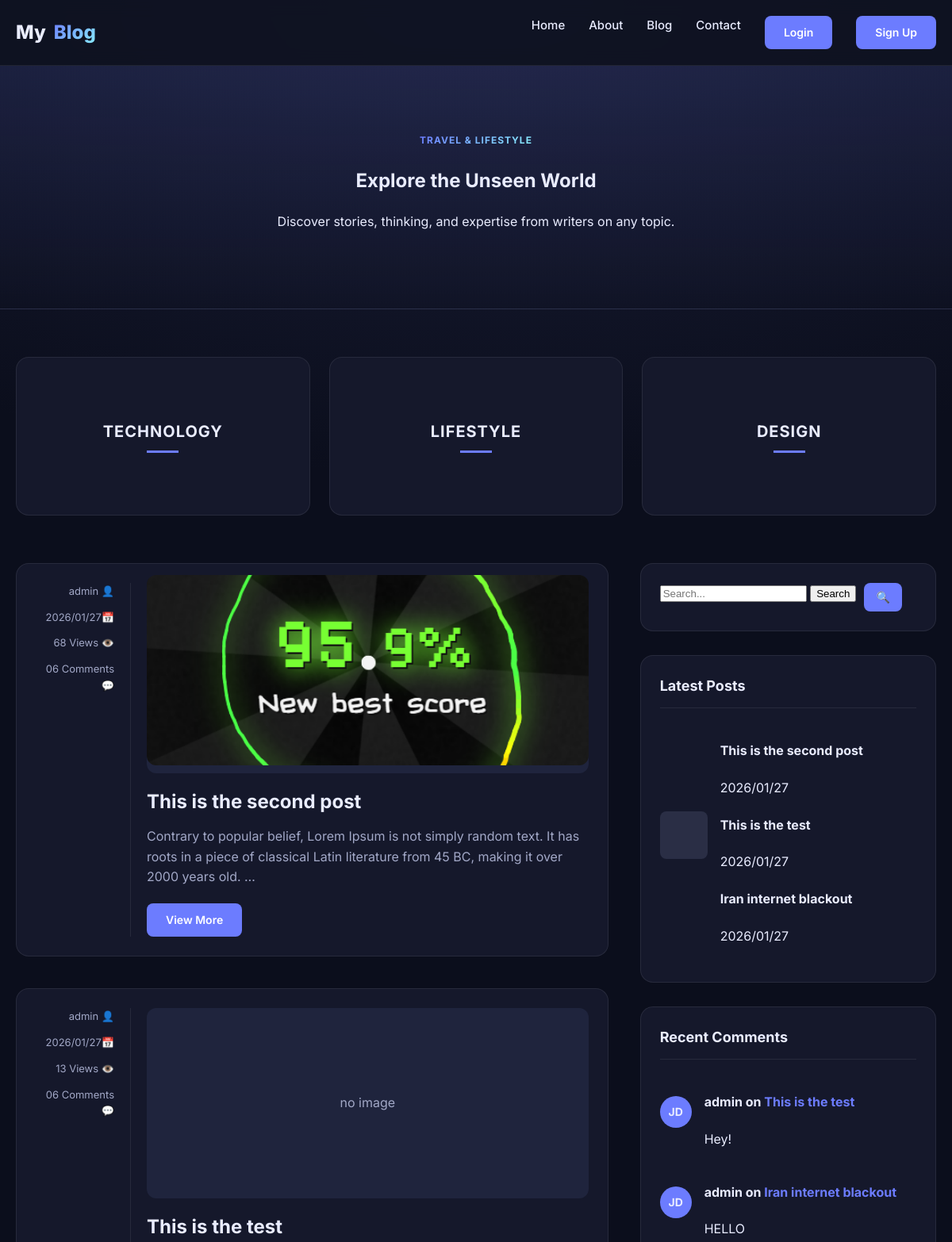
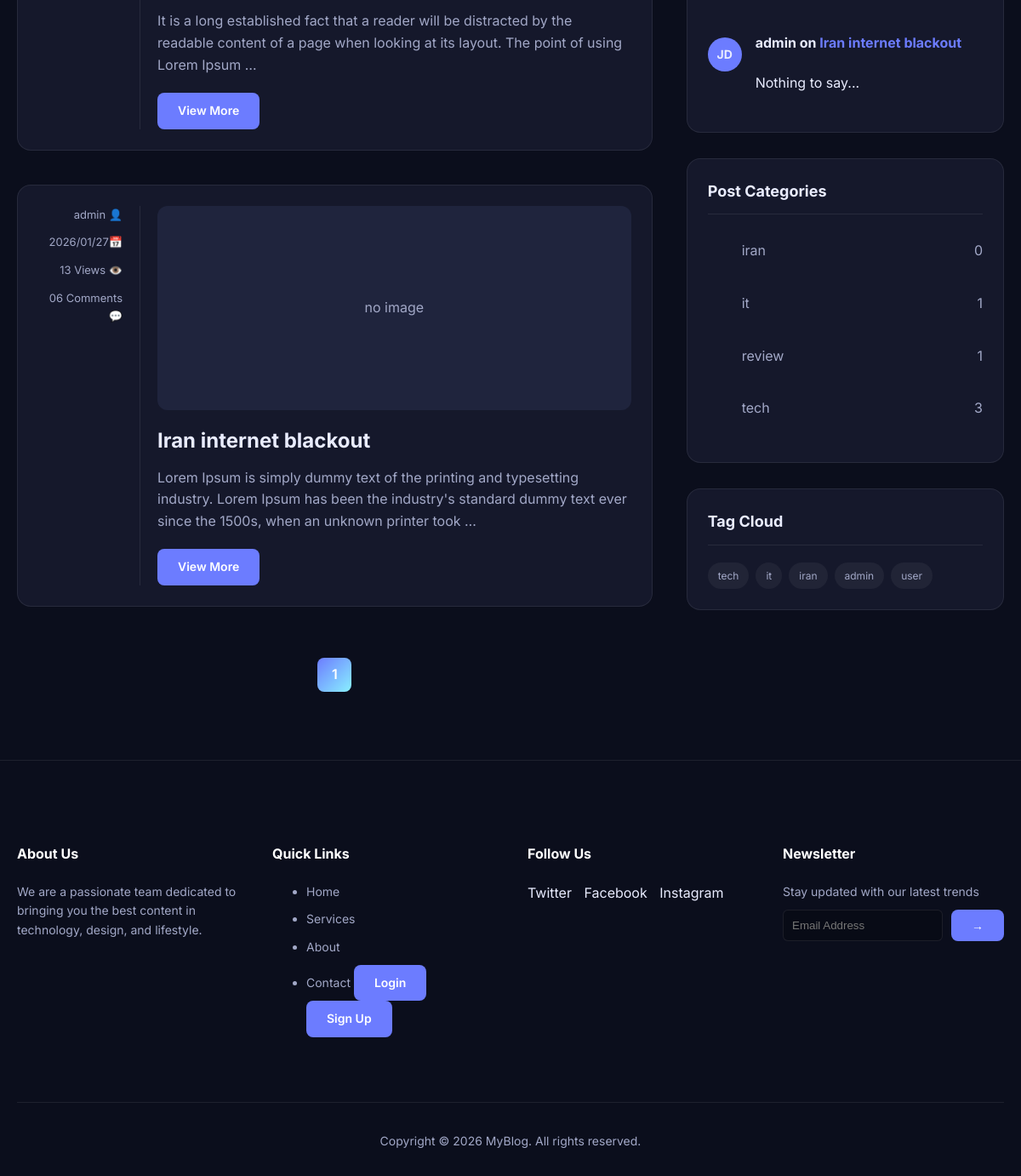
The page / on the database its author committed (2 pictures, top to bottom).
### posts/models.py (models this page shows, shortened)
class Post(models.Model):
    img = models.ImageField(upload_to='blog_images/', blank=True, null=True)
    title = models.CharField(max_length=200)
    content = models.TextField()
    author = models.ForeignKey(
        settings.AUTH_USER_MODEL,
        on_delete=models.CASCADE,
        related_name="posts"
    )
    created_date = models.DateTimeField(auto_now_add=True)
    updated_date = models.DateTimeField(auto_now=True)
    status = models.BooleanField(default=True)
    def __str__(self):
        return f"{self.title}"
    category = models.ManyToManyField(
        Category,
        related_name="posts",
        blank=True
    )
    tag = models.ManyToManyField(
        Tag,
        related_name="posts",
        blank=True
    )
    counted_views = models.IntegerField(default=0)

class Comment(models.Model):
    post = models.ForeignKey(
        Post,
        on_delete=models.CASCADE,
        related_name='comments'
    )
    user_comment = models.ForeignKey(
        settings.AUTH_USER_MODEL,
        on_delete=models.CASCADE,
        related_name="user_comment"
    )
    content = models.TextField()
    is_active = models.BooleanField(default=False)
    created_at = models.DateTimeField(auto_now_add=True)

class Category(models.Model):
    name = models.CharField(max_length=100, unique=True)
    slug = models.SlugField(unique=True)
    class Meta:
      verbose_name_plural = "Categories"

class Tag(models.Model):
    name = models.CharField(max_length=100, unique=True)
    slug = models.SlugField(unique=True)

### accounts/models.py (models this page shows)
class CustomUser(AbstractUser):
    email = models.EmailField(unique=True)
    first_name = models.CharField(max_length=50)
    last_name = models.CharField(max_length=50)
    phone_number = models.CharField(max_length=20, blank=False, null=False)
    profile_picture = models.ImageField(upload_to='profiles/', blank=True, null=True)
    biography = models.TextField(default="No bio")
    def __str__(self):
        return self.username

### posts/views.py (the view)
# urls.py: path('', blog_home, name='blog_home'),
def blog_home(request):
    posts = Post.objects.filter(status=1, created_date__lte=timezone.now()).order_by('-created_date')
    paginator = Paginator(posts, 10)
    page_number = request.GET.get("page")
    page_obj = paginator.get_page(page_number)
    tags = Tag.objects.all()
    categories = Category.objects.annotate(
        post_count=Count('posts', distinct=True)
    )
    return render(request, 'blog/blog.html', {
        'posts': page_obj,
        'tags': tags,
        'categories': categories
    })

### posts/templatetags/blog_tags.py (called while the page is built)
@register.inclusion_tag('blog/partials/sidebar/latest_posts.html')
def show_latest_posts():
    posts = Post.objects.all().order_by('-id')[:3]
    return {'posts': posts}

@register.inclusion_tag('blog/partials/sidebar/recent_comments.html')
def show_recent_comments(count=3):
    comments = Comment.objects.filter(is_active=1).order_by('-created_at')[:3]
    return {'comments': comments}

### templates/blog/blog.html (shortened to what this page needs)
{% extends 'base.html' %}
{% load blog_tags %}
{% block content %}
  <section class="hero">
    <div class="container">
      <span class="badge">Travel & Lifestyle</span>
      <h1>Explore the Unseen World</h1>
      <p>Discover stories, thinking, and expertise from writers on any topic.</p>
    </div>
  </section>
  <section class="top-cats">
    <div class="container">
      <div class="cat-grid">
        <div class="cat-card">
          <div class="cat-overlay">
            <div class="cat-title">Technology</div>
            <div class="cat-line"></div>
          </div>
        </div>
        <div class="cat-card">
          <div class="cat-overlay">
            <div class="cat-title">Lifestyle</div>
            <div class="cat-line"></div>
          </div>
        </div>
        <div class="cat-card">
          <div class="cat-overlay">
            <div class="cat-title">Design</div>
            <div class="cat-line"></div>
          </div>
        </div>
      </div>
    </div>
  </section>
  <section class="main-area">
    <div class="container layout-grid">
      <div class="posts-list">
        {% for post in posts %}
        <article class="post-item">
          <div class="post-meta-side">
            <div>{{post.author}} <span>👤</span></div>
            <div>{{post.created_date|date:"Y/m/d"}}<span>📅</span></div>
            <div>{{post.counted_views}} Views <span>👁️</span></div>
            <div>06 Comments <span>💬</span></div>
          </div>
          <div class="post-content">
            {% if post.img %}
            <div style="background: #1f243d; height: 240px; border-radius: 12px; margin-bottom: 20px; display: flex; align-items: center; justify-content: center; color: var(--muted);">
              <img src="{{post.img.url}}" alt="{{ post.title }}">
            </div>
            {% else %}
            <div style="background: #1f243d; height: 240px; border-radius: 12px; margin-bottom: 20px; display: flex; align-items: center; justify-content: center; color: var(--muted);">
              no image
            </div>
            {% endif %}
            <h2 class="post-title"><a href="{% url 'blog:single' pid=post.id %}">{{post.title}}</a></h2>
            <p class="post-excerpt">
              {{ post.content|truncatewords:30 }}
            </p>
            <a href="{% url 'blog:single' pid=post.id %}" class="btn">View More</a>
          </div>
        </article>
        {% endfor %}
        <div class="pagination">
          {% for i in posts.paginator.page_range %}
             {% if posts.number == i %}
                 <span class="page-link active">{{ i }}</span>
             {% else %}
                 <a href="?page={{ i }}" class="page-link">{{ i }}</a>
             {% endif %}
           {% endfor %}
        </div>
      </div>
      <aside class="sidebar-widgets">
        {% include 'blog/partials/sidebar/search.html' %}
        {% show_latest_posts %}
        {% show_recent_comments %}
        {% include 'blog/partials/sidebar/categories.html' %}
        {% include 'blog/partials/sidebar/tag_cloud.html' %}
      </aside>
    </div>
  </section>
{% endblock %}

### templates/blog/partials/sidebar/latest_posts.html
<div class="widget">
  <h3 class="widget-title">Latest Posts</h3>
  <div class="mini-post">
    <div class="mini-thumb"></div>
    <div class="mini-details">
      {% for post in posts %}
      <h4><a href="{% url 'blog:single' pid=post.id %}">{{post.title}}</a></h4>
      <span class="date">{{post.created_date|date:"Y/m/d"}}</span>
      {% endfor %}
    </div>
  </div>
</div>

### templates/blog/partials/sidebar/recent_comments.html
<div class="widget">
  <h3 class="widget-title">Recent Comments</h3>
  {% for comment in comments %}
  <div class="mini-post">
    <div style="width: 40px; height: 40px; border-radius: 50%; background: var(--accent); display: grid; place-items: center; font-weight: bold; font-size: 14px;">JD</div>
    <div class="mini-details">
      <h4>{{comment.user_comment}} on <a href="#" style="color: var(--accent);">{{comment.post}}</a></h4>
      <span class="date">{{comment.content}}</span>
    </div>
  </div>
  {% endfor %}
</div>

### templates/blog/partials/sidebar/categories.html
<div class="widget">
  <h3 class="widget-title">Post Categories</h3>
  {% for category in categories %}
  <ul class="cat-list">
    <li><a href="{% url 'blog:cat' category_slug=category.slug %}">{{category.name}}</a> <span>{{category.post_count}}</span></li>
  </ul>
{% endfor %}
</div>

### templates/blog/partials/sidebar/tag_cloud.html
<div class="widget">
  <h3 class="widget-title">Tag Cloud</h3>
  <div class="tag-cloud">
    {% for tag in tags %}
      <a href="{% url 'blog:tag' tag_slug=tag.slug %}" class="tag">{{ tag.name }}</a>
    {% empty %}
      <span class="muted">No tags yet</span>
    {% endfor %}
  </div>
</div>

### templates/base.html (style rules this page uses)
:root { --bg:#0f1220; --card:#15182b; --muted:#a2a8c7; --text:#e9ecff; --accent:#6c7cff; --accent-hover:#5a6ae6; --accent-2:#89f0ff; --border:rgba(255,255,255,.08); --gradient:linear-gradient(135deg,var(--accent),var(--accent-2)); }
* { box-sizing:border-box }
body { margin:0;font-family:Inter,system-ui,sans-serif;background:radial-gradient(1200px 600px at 50% 0%,#1a1e38,#0b0e1c),var(--bg);color:var(--text);line-height:1.6 }
a { text-decoration:none;color:inherit;transition:.2s }
.container { max-width:1200px;margin:0 auto;padding:0 20px }
.badge { background:var(--gradient);-webkit-background-clip:text;-webkit-text-fill-color:transparent;font-weight:700;text-transform:uppercase;font-size:12px;letter-spacing:1px }
.btn { display:inline-block;padding:10px 24px;background:var(--accent);color:white;border-radius:8px;font-weight:600;font-size:14px;transition:.2s;border:none;cursor:pointer }

### templates/blog/blog.html (style rules this page uses)
.hero { padding:80px 0;text-align:center;background:linear-gradient(180deg,rgba(108,124,255,.1),transparent);border-bottom:1px solid var(--border) }
.top-cats { padding:60px 0 }
.cat-grid { display:grid;grid-template-columns:repeat(auto-fit,minmax(300px,1fr));gap:24px }
.cat-card { position:relative;height:200px;border-radius:16px;overflow:hidden;border:1px solid var(--border);background:var(--card);transition:transform .3s }
.cat-overlay { position:absolute;inset:0;display:flex;flex-direction:column;justify-content:center;align-items:center }
.cat-title { font-size:20px;font-weight:700;text-transform:uppercase;letter-spacing:1px;margin-bottom:8px }
.cat-line { width:40px;height:3px;background:var(--accent) }
.main-area { padding-bottom:80px }
.layout-grid { display:grid;grid-template-columns:1fr;gap:40px }
@media (min-width:992px) { .layout-grid { grid-template-columns:2fr 1fr } }
.post-item { display:grid;grid-template-columns:1fr;gap:20px;margin-bottom:40px;padding:24px;background:var(--card);border-radius:16px;border:1px solid var(--border) }
@media (min-width:768px) { .post-item { grid-template-columns:120px 1fr } }
.post-meta-side { display:flex;flex-direction:column;gap:12px;font-size:13px;color:var(--muted);text-align:right;border-right:1px solid var(--border);padding-right:20px }
.post-content img { width:100%;height:240px;object-fit:cover;border-radius:12px;margin-bottom:20px }
.post-title { font-size:24px;font-weight:700;margin:0 0 12px;line-height:1.3 }
.post-excerpt { color:var(--muted);margin-bottom:20px }
.widget { background:var(--card);padding:24px;border-radius:16px;border:1px solid var(--border);margin-bottom:30px }
.widget-title { font-size:18px;font-weight:700;margin:0 0 20px;border-bottom:1px solid var(--border);padding-bottom:12px }
.mini-post { display:flex;gap:16px;margin-bottom:20px;align-items:center }
.mini-thumb { width:60px;height:60px;border-radius:8px;background:#2a2e45 }
.cat-list li { padding:10px 0;border-bottom:1px solid var(--border);display:flex;justify-content:space-between;color:var(--muted) }
.cat-list li:last-child { border-bottom:none }
.tag-cloud { display:flex;flex-wrap:wrap;gap:8px }
.tag { padding:6px 12px;background:rgba(255,255,255,0.05);border-radius:20px;font-size:12px;color:var(--muted) }
.pagination { display:flex;justify-content:center;align-items:center;gap:8px;margin-top:60px }
.page-link { display:inline-flex;align-items:center;justify-content:center;width:40px;height:40px;border-radius:8px;background:var(--card);border:1px solid var(--border);color:var(--muted);font-weight:600;transition:.2s }
.page-link.active { background:var(--gradient);color:white;border:none }

### rows shown on the page
Post: author "admin", created_date "2026/01/27", counted_views "68", img (picture), title "This is the second post", content "Contrary to popular belief, Lorem Ipsum is not simply random text. It has roots in a piece of classical Latin literature from 45 BC, making it over 2000 years old. …"
Post: author "admin", created_date "2026/01/27", counted_views "13", img "no image", title "This is the test", content "It is a long established fact that a reader will be distracted by the readable content of a page when looking at its layout. The point of using Lorem Ipsum …"
Post: author "admin", created_date "2026/01/27", counted_views "13", img "no image", title "Iran internet blackout", content "Lorem Ipsum is simply dummy text of the printing and typesetting industry. Lorem Ipsum has been the industry's standard dummy text ever since the 1500s, when an unknown printer took …"
Comment: user_comment "admin", post "This is the test", content "Hey!"
Comment: user_comment "admin", post "Iran internet blackout", content "HELLO"
Comment: user_comment "admin", post "Iran internet blackout", content "Nothing to say..."
Category: name "iran", post_count "0"
Category: name "it", post_count "1"
Category: name "review", post_count "1"
Category: name "tech", post_count "3"
Tag: name "tech"
Tag: name "it"
Tag: name "iran"
Tag: name "admin"
Tag: name "user"

### other values the page prints
{{ i }} "1"
